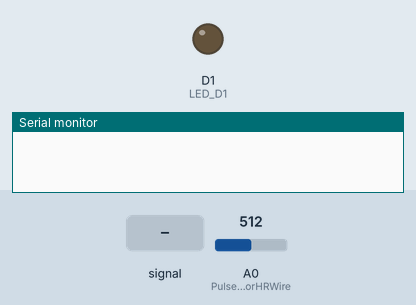
The sketch below on a simulated ESP8266 (NodeMCU). Parts: output pins drawn as LEDs (lit = HIGH), the last lines printed to the serial monitor. Dashed ring = blinking. The test bench sets the inputs (shaded band); at power-on: A0 (PulseSensorHRWire) = 512. WiFi joins after 1.5 s; servers stay silent unless stated.

Above: at 1.7 s.
1.8 s: A0 (PulseSensorHRWire) fed a 200 Hz sine of ±255 counts around its level
At 3.44 s:
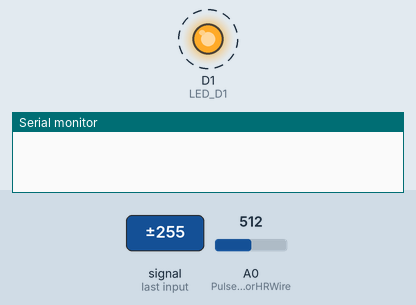
4.8 s: A0 (PulseSensorHRWire) fed a 50 Hz sine of ±306 counts around its level
7.8 s: A0 (PulseSensorHRWire) set to 610
9.3 s: A0 (PulseSensorHRWire) set to 590
At 10.15 s:
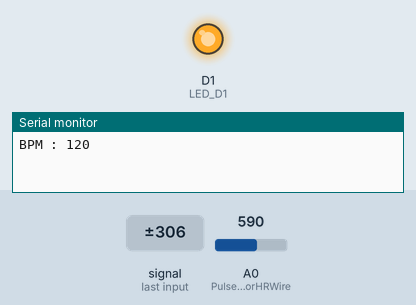
11.5 s: A0 (PulseSensorHRWire) set to 613
At 12.2 s:
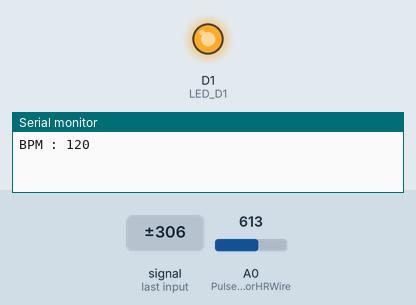
13.0 s: A0 (PulseSensorHRWire) set to 511
At 13.3 s:
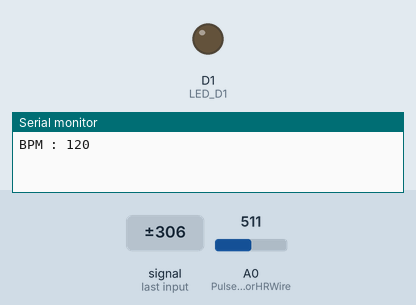
Timing chart, 0 to 15.5 s (numbered marks = the images above; inputs shaded):
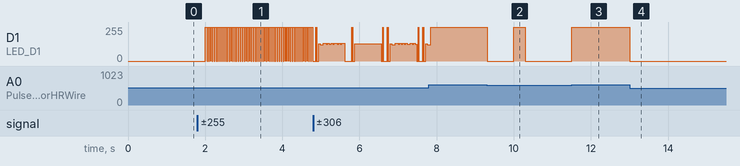

The sketch:

Pulsesensor_Thinkspeak_Nodemcu.ino
```cpp
#include <ESP8266WiFi.h>
#include <WiFiClient.h>
#include <ThingSpeak.h>

const char* ssid = "Galaxy M02s4322";   // Network SSID
const char* password = "diksha@2002";   //  Network Password

WiFiClient client;

// ThingSpeak Configuration
unsigned long myChannelNumber = 2501041; // Channel Number
const char * myWriteAPIKey = "D5GDH438FDY0PRN7"; // Write API Key

const int PulseSensorHRWire = A0;
const int LED_D1 = D1;
int Threshold = 600;

unsigned long previousMillisGetHR = 0;
unsigned long previousMillisHR = 0;
const long intervalGetHR = 10;
const long intervalHR = 10000;
int cntHB = 0;
boolean ThresholdStat = true;
int BPMval = 0;

void handleHeartRate() {
  digitalWrite(LED_D1, LOW);
  String BPMvalSend = String(constrain(BPMval, 50, 120));
  Serial.print("BPM : ");
  Serial.println(BPMval);
  digitalWrite(LED_D1, HIGH);
  ThingSpeak.writeField(myChannelNumber, 1, BPMval, myWriteAPIKey); // Update BPM value in ThingSpeak
}

void GetHeartRate() {
  unsigned long currentMillisGetHR = millis();

  if (currentMillisGetHR - previousMillisGetHR >= intervalGetHR) {
    previousMillisGetHR = currentMillisGetHR;

    int PulseSensorHRVal = analogRead(PulseSensorHRWire);

    if (PulseSensorHRVal > Threshold && ThresholdStat == true) {
      cntHB++;
      ThresholdStat = false;
      digitalWrite(LED_D1, HIGH);
    }

    if (PulseSensorHRVal < Threshold) {
      ThresholdStat = true;
      digitalWrite(LED_D1, LOW);
    }
  }

  unsigned long currentMillisHR = millis();

  if (currentMillisHR - previousMillisHR >= intervalHR) {
    previousMillisHR = currentMillisHR;

    BPMval = constrain(cntHB * 6, 50, 120);
    cntHB = 0;
    handleHeartRate(); // Call function to send BPM to ThingSpeak
  }
}

void setup() {
  Serial.begin(115200);
  delay(500);
  pinMode(LED_D1, OUTPUT);
  digitalWrite(LED_D1, HIGH); // Initially turn off LED
  WiFi.begin(ssid, password);
  ThingSpeak.begin(client); // Initialize ThingSpeak
}

void loop() {
  GetHeartRate();
}
```

Measured:
- after the input at 1.8 s, D1 (LED_D1): alternates 255/255 for 0.04 s and 0/255 for 0.01 s, starting after 0.20 s
- after the input at 9.3 s, D1 (LED_D1): 255/255 → 0/255 at once, → 255/255 0.69 s later, → 0/255 0.30 s later
- after the input at 11.5 s, D1 (LED_D1): 0/255 → 255/255 at once
- after the input at 13.0 s, D1 (LED_D1): 255/255 → 0/255 at once
